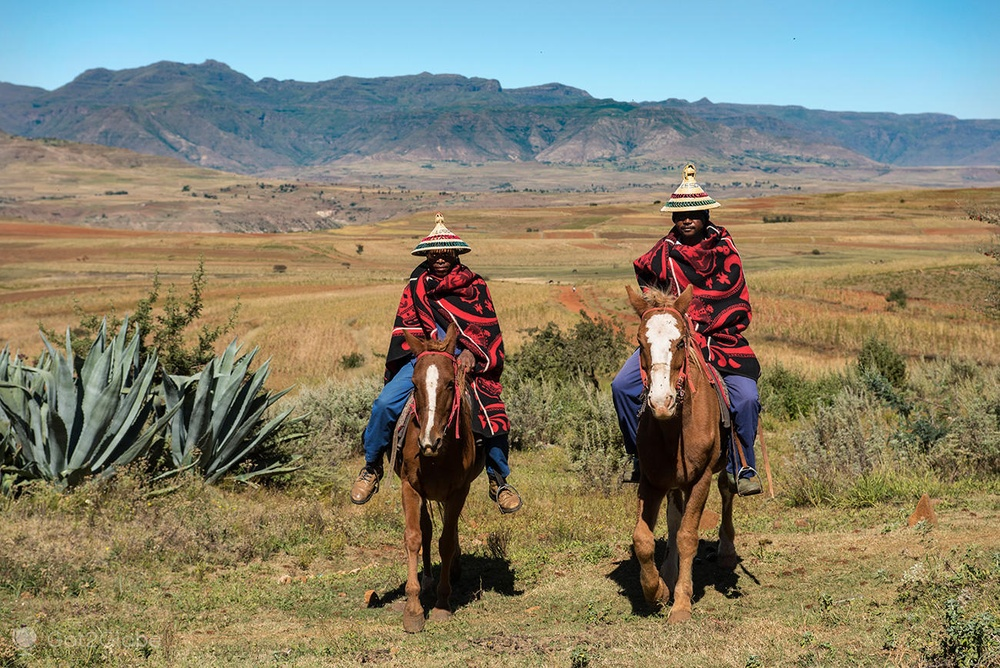
#> input picture data/images/img3.jpg, 1000 x 668 px, shrunk from 1300 x 868 before the run
$ python notion16.py
#> lines starting #> are read from the running program, lines starting #| are printed output that depends on the picture; after the words box and inside, x2 and y2 are one past the last pixel; in counts of white or black regions, pixels touching at a corner belong together
# Segmentation d'images
import cv2
import numpy as np

# Charger l'image
image = cv2.imread('../data/images/img3.jpg')
#> image is the input picture: shape (668, 1000, 3); mean B, G, R 110.5, 130, 134

# Convertir l'image en niveaux de gris
gray_image = cv2.cvtColor(image, cv2.COLOR_BGR2GRAY)
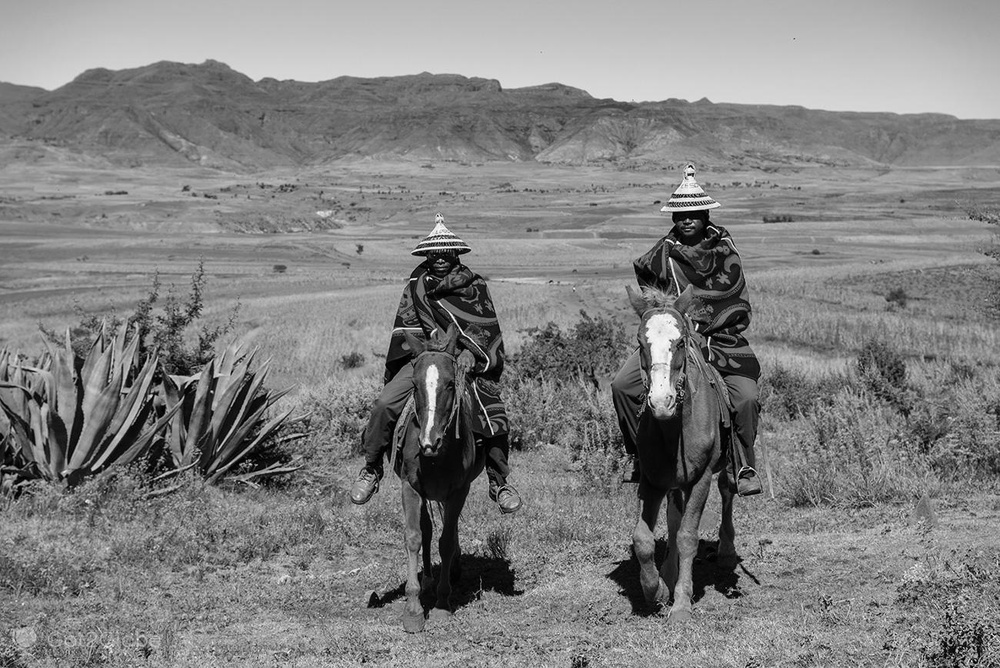
#> gray_image: shape (668, 1000); min 0, max 254, mean 129

# Appliquer le seuillage
_, thresholded_image = cv2.threshold(gray_image, 127, 255, cv2.THRESH_BINARY)
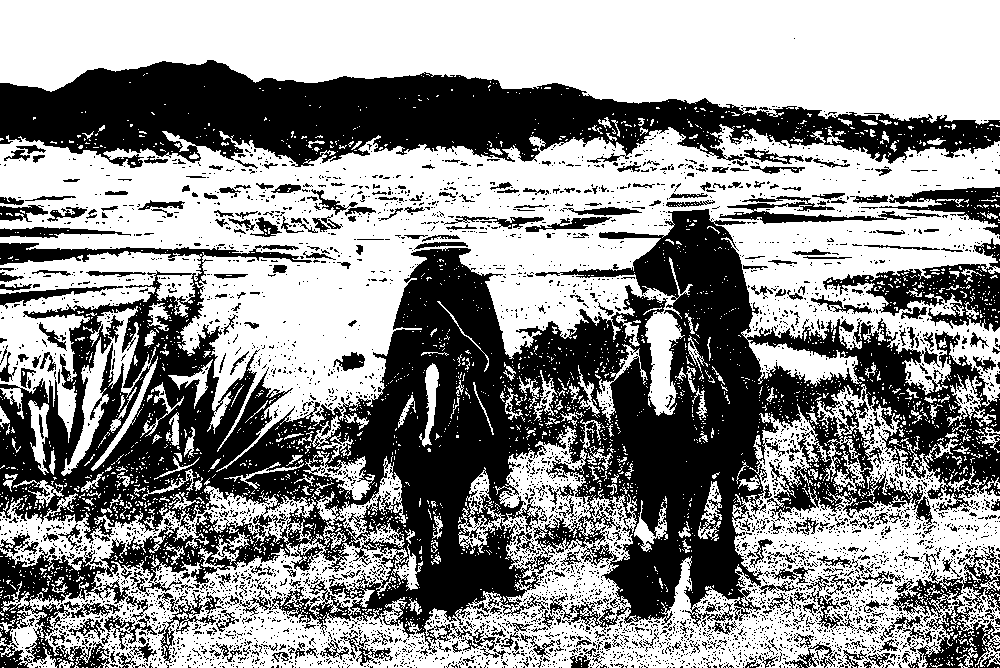
#> thresholded_image: shape (668, 1000); 56.5% white; 4687 black regions (4305 under 20 px), largest, box (x1, y1, x2, y2) and area: (0, 209, 1000, 668) 178203, (0, 60, 1000, 168) 55419, (823, 238, 1000, 332) 5420

# Afficher l'image seuillée
cv2.imshow('Image seuillée', thresholded_image)
cv2.waitKey(0)
cv2.destroyAllWindows()

"""
La méthode cv2.threshold() prend trois arguments :
l'image en niveaux de gris, la valeur de seuil et la valeur maximale.
Dans cet exemple, nous utilisons une valeur de seuil de 127 et
une valeur maximale de 255.
La méthode renvoie deux valeurs : l'image seuillée et
la valeur de seuil réelle utilisée pour le seuillage.
"""

$ run again, with data/images/img1.jpg copied over data/images/img3.jpg
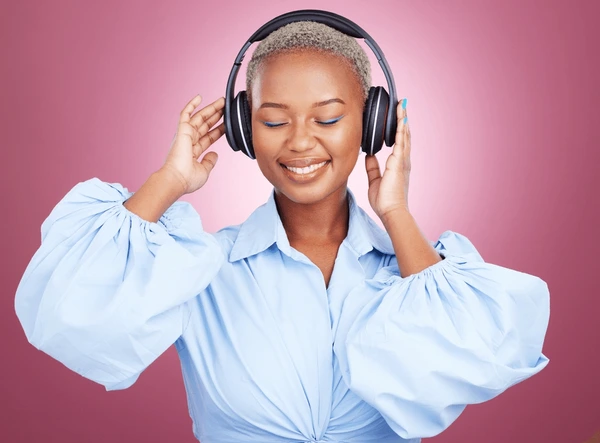
#> input picture data/images/img1.jpg, 600 x 443 px
#> image is the input picture: shape (443, 600, 3); mean B, G, R 174.5, 157, 194.1
#> `gray_image = cv2.cvtColor(image, cv2.COLOR_BGR2GRAY)`:
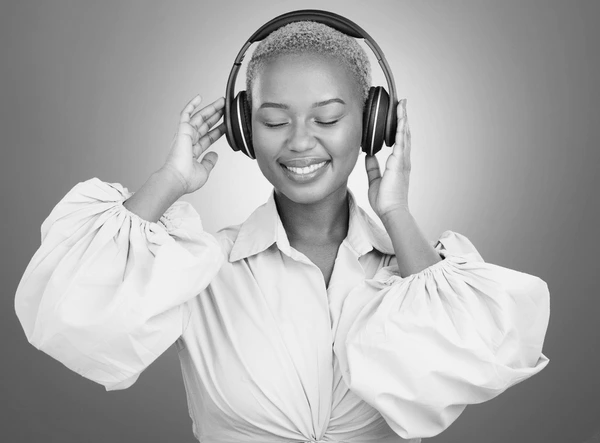
#> gray_image: shape (443, 600); min 3, max 255, mean 170.1
#> `_, thresholded_image = cv2.threshold(gray_image, 127, 255, cv2.THRESH_..`:
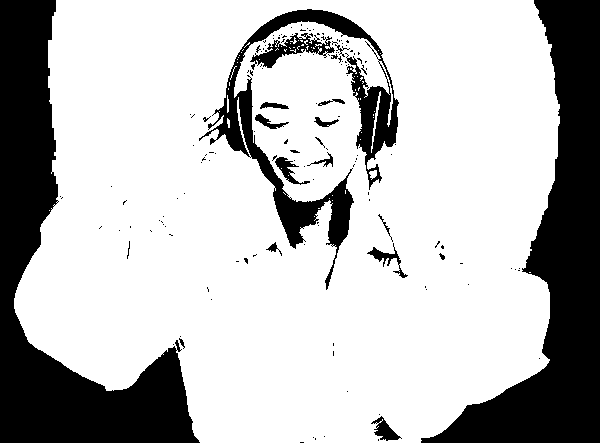
#> thresholded_image: shape (443, 600); 73.4% white; 147 black regions (126 under 20 px), largest, box (x1, y1, x2, y2) and area: (0, 0, 200, 443) 29475, (421, 0, 600, 443) 28291, (199, 9, 399, 290) 9733

$ run again, with data/images/img2.jpg copied over data/images/img3.jpg
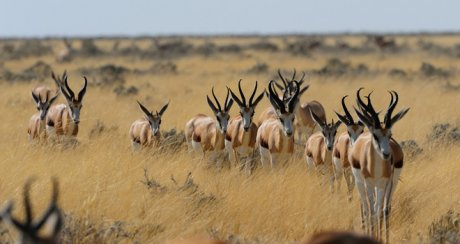
#> input picture data/images/img2.jpg, 460 x 244 px
#> image is the input picture: shape (244, 460, 3); mean B, G, R 106.1, 136, 155.8
#> `gray_image = cv2.cvtColor(image, cv2.COLOR_BGR2GRAY)`:
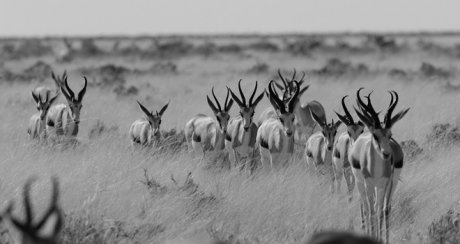
#> gray_image: shape (244, 460); min 0, max 226, mean 138.5
#> `_, thresholded_image = cv2.threshold(gray_image, 127, 255, cv2.THRESH_..`:
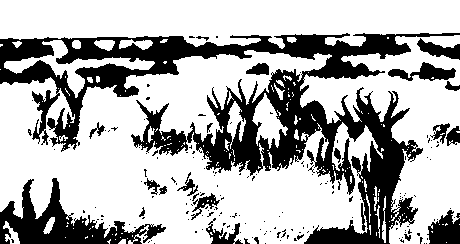
#> thresholded_image: shape (244, 460); 68.9% white; 175 black regions (153 under 20 px), largest, box (x1, y1, x2, y2) and area: (0, 33, 460, 244) 26713, (0, 178, 166, 244) 3958, (427, 210, 460, 244) 779

$ run again, with data/images/img4.jpg copied over data/images/img3.jpg
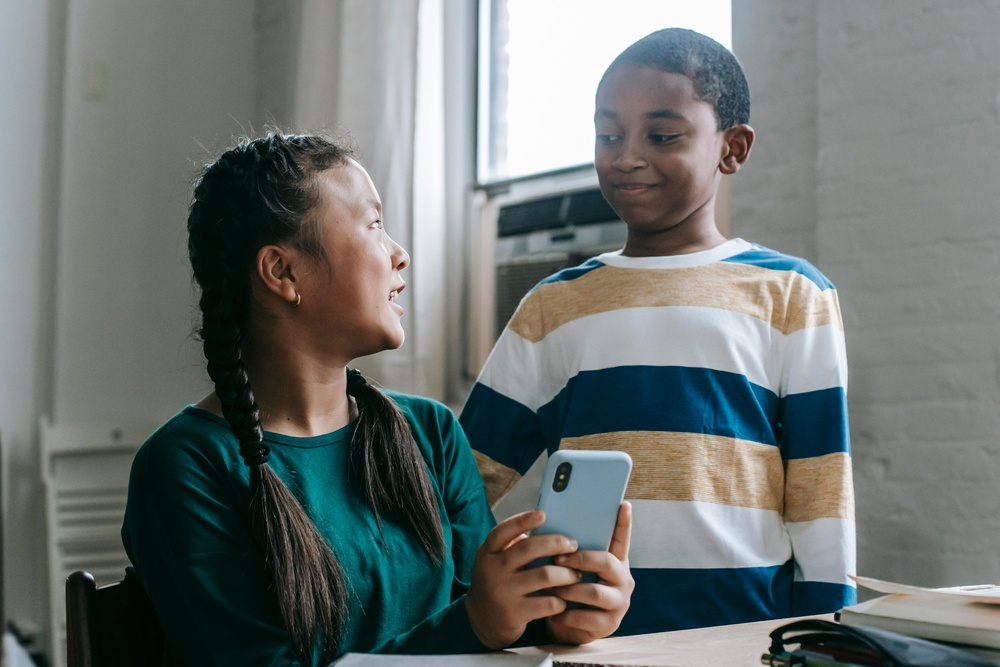
#> input picture data/images/img4.jpg, 1000 x 667 px, shrunk from 5343 x 3562 before the run
#> image is the input picture: shape (667, 1000, 3); mean B, G, R 112.6, 115.3, 108.4
#> `gray_image = cv2.cvtColor(image, cv2.COLOR_BGR2GRAY)`:
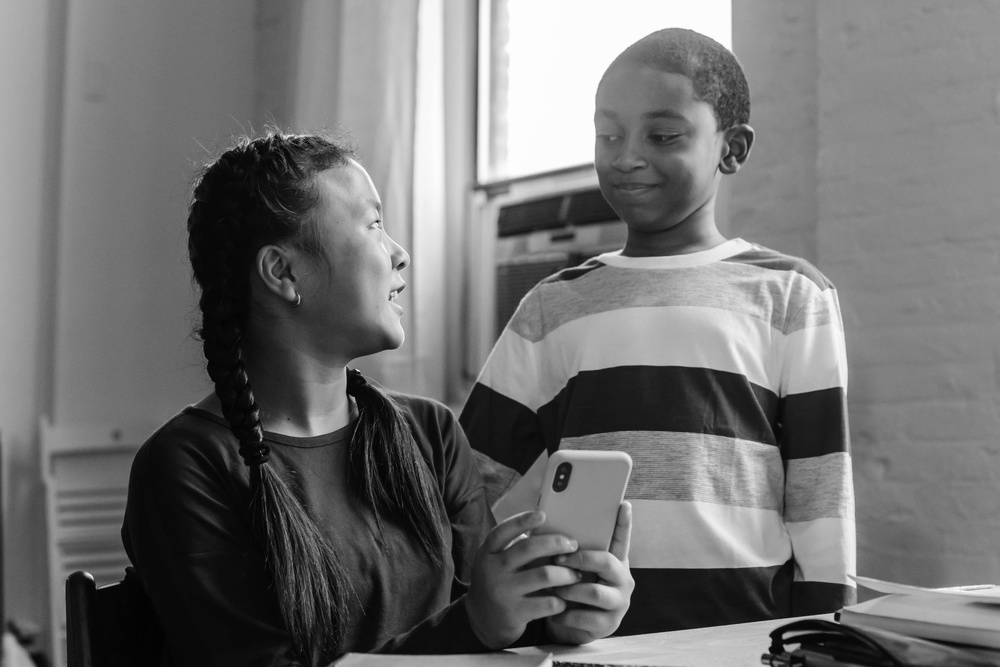
#> gray_image: shape (667, 1000); min 1, max 255, mean 112.9
#> `_, thresholded_image = cv2.threshold(gray_image, 127, 255, cv2.THRESH_..`:
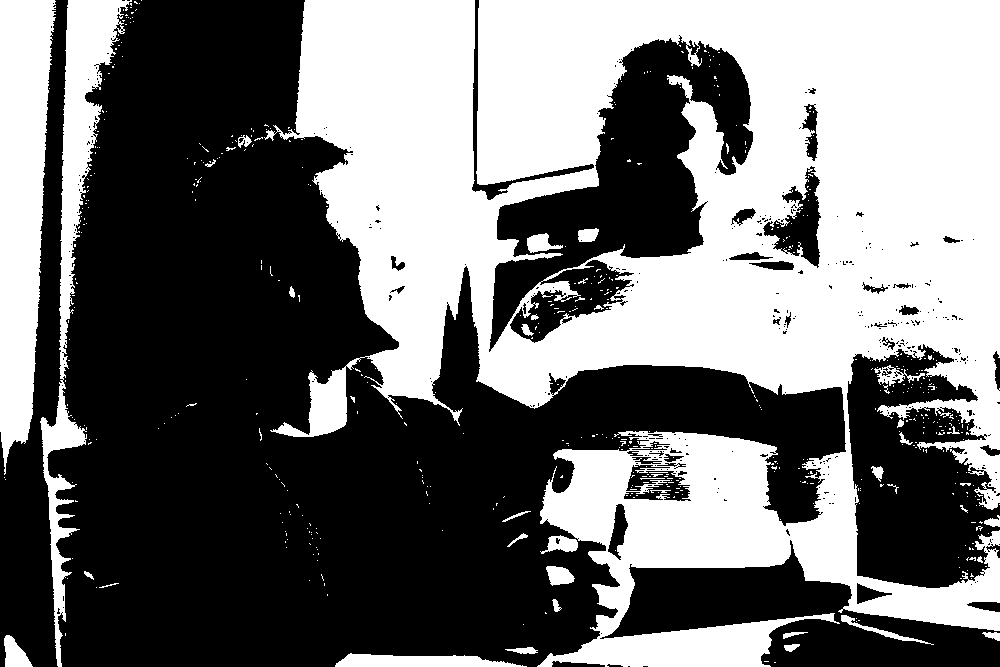
#> thresholded_image: shape (667, 1000); 44.8% white; 532 white regions (491 under 20 px), largest, box (x1, y1, x2, y2) and area: (264, 0, 1000, 667) 260135, (0, 0, 56, 475) 18749, (40, 0, 132, 667) 12736
